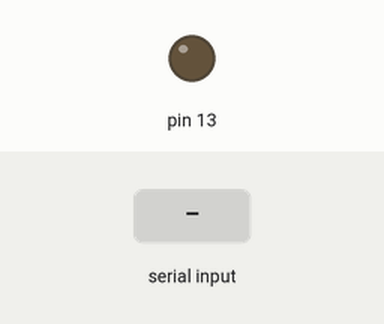
Bench run of a sketch on a simulated Arduino Uno, built with avr-gcc and run on an emulated ATmega328P. Shown: output pins drawn as LEDs (lit = HIGH). The inputs (shaded band) are chosen by the test bench.

Above: at 1.2 s.
1.3 s: "1" received over Serial
At 1.7 s:
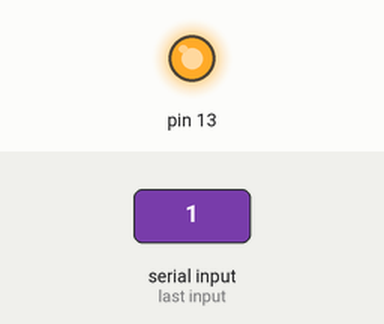
2.8 s: "0" received over Serial
At 4.0 s:
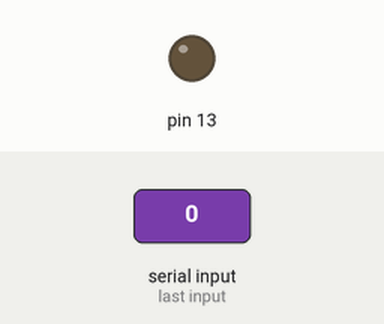
Timing chart, 0 to 5.8 s (numbered marks = the images above; inputs shaded):
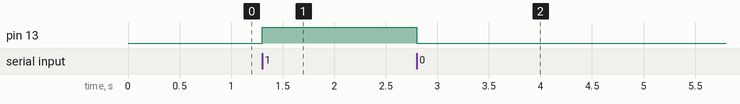

Measured:
- after the input at 1.3 s, pin 13: LOW → HIGH at once
- after the input at 2.8 s, pin 13: HIGH → LOW at once

The sketch:

FC2.ino
```cpp
void setup() {
  Serial.begin(9600);
  pinMode (13, OUTPUT);
}

void loop() {
  if (Serial.available() > 0) {
    if (Serial.read() == '1') {
      digitalWrite (13, HIGH);
     }
    else {
      digitalWrite (13, LOW);
    }
  }
}
```
